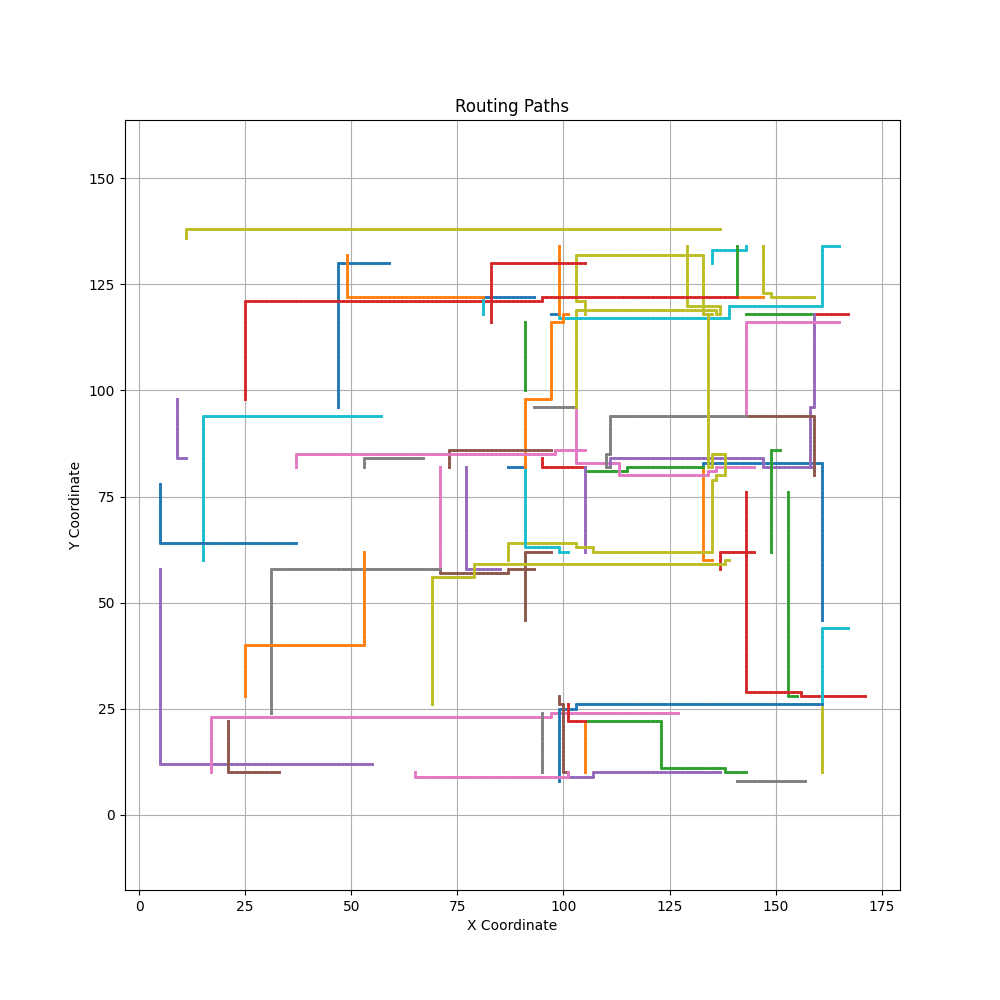

This chart was generated by the following Python code:
import csv
import ast
import matplotlib.pyplot as plt

def read_paths_from_csv(input_file):
    paths = {}
    total_rows = 0
    success_count = 0
    with open(input_file, mode='r') as file:
        reader = csv.DictReader(file)
        for row in reader:
            total_rows += 1
            start = ast.literal_eval(row["Start"])
            end = ast.literal_eval(row["End"])
            try:
                path = ast.literal_eval(row["Path"])  # Convert string to list
                if not path:
                    print(f"Fail: Path from {start} to {end} is empty.")
                    paths[(start, end)] = None
                else:
                    paths[(start, end)] = path
                    success_count += 1
            except ValueError:
                print(f"Fail: Path from {start} to {end} is invalid.")
                paths[(start, end)] = None
    return paths, total_rows, success_count

def calculate_wire_length_and_bending(paths):
    total_length = 0
    total_bending = 0
    for path in paths.values():
        if path is None or len(path) < 2:
            continue
        
        total_length += len(path) - 1  # Path segments count
        # Calculate bending
        for i in range(1, len(path) - 1):
            dx1 = path[i][0] - path[i - 1][0]
            dy1 = path[i][1] - path[i - 1][1]
            dx2 = path[i + 1][0] - path[i][0]
            dy2 = path[i + 1][1] - path[i][1]
            if (dx1, dy1) != (dx2, dy2):  # Change in direction
                total_bending += 1
    return total_length, total_bending

def plot_paths(paths):
    plt.figure(figsize=(10, 10))
    for (start, end), path in paths.items():
        if path is None:
            continue
        x_coords = [p[0] for p in path]
        y_coords = [p[1] for p in path]
        plt.plot(
            x_coords, y_coords, marker='o', markersize=1, linewidth=2, label=f"{start} -> {end}"
        )
    
    plt.title('Routing Paths')
    plt.xlabel('X Coordinate')
    plt.ylabel('Y Coordinate')
    plt.grid()
    plt.axis('equal')
    plt.savefig('evaluation.png')

# 사용 예제
input_file = "paths.csv"

# CSV에서 경로 읽기
paths, total_rows, success_count = read_paths_from_csv(input_file)

# Wire Length 및 Bending 계산
wl, bending = calculate_wire_length_and_bending(paths)
print(f"WL = {wl}")
print(f"Bending = {bending}")

# 성공률 계산 및 출력
success_rate = success_count / total_rows if total_rows > 0 else 0
print(f"Success Rate = {success_count}/{total_rows} ({success_rate * 100:.2f}%)")

# 경로 플롯
plot_paths(paths)
